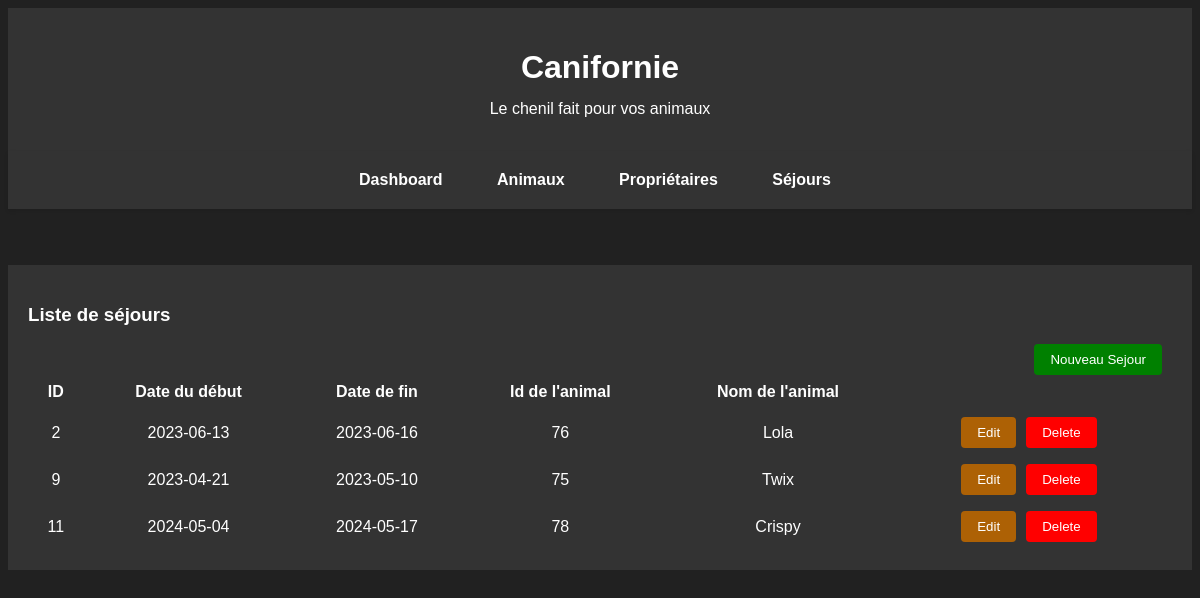
Before: /sejours with the older database file.
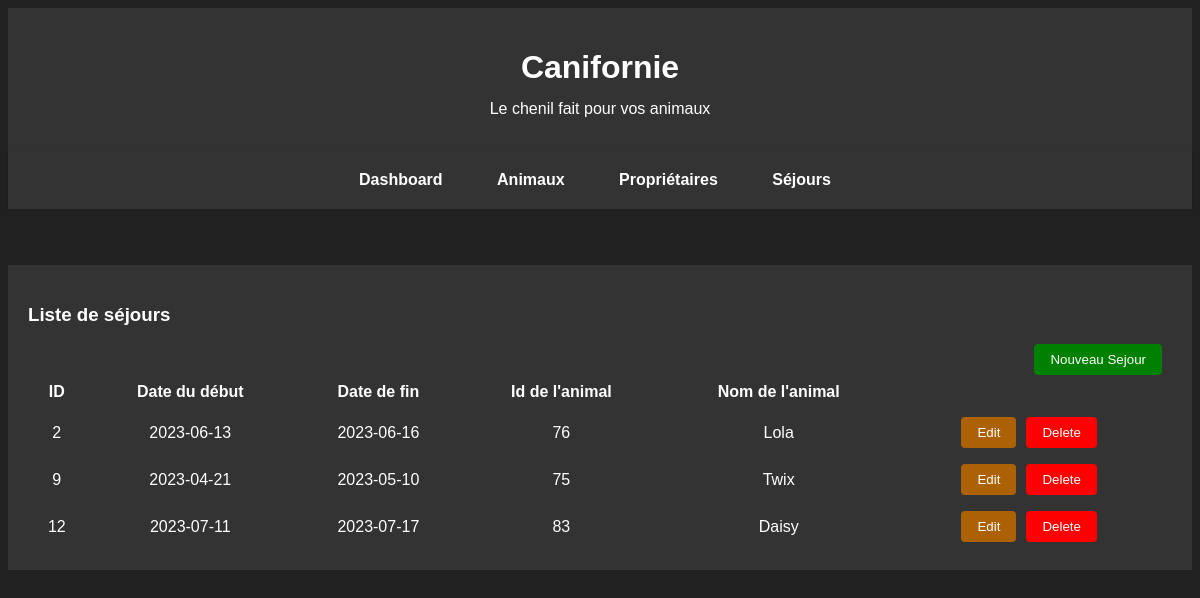
After: the same page with the newer database file.
### tables this page shows
CREATE TABLE IF NOT EXISTS `sejours` (
  `Id` int NOT NULL AUTO_INCREMENT,
  `DateDebut` date DEFAULT NULL,
  `DateFin` date DEFAULT NULL,
  `AnimalId` int DEFAULT NULL,
  PRIMARY KEY (`Id`),
  KEY `AnimalId` (`AnimalId`)
);

CREATE TABLE IF NOT EXISTS `animaux` (
  `Id` int NOT NULL AUTO_INCREMENT,
  `Nom` varchar(50) DEFAULT NULL,
  `Sexe` varchar(10) DEFAULT NULL,
  `Sterilise` tinyint(1) DEFAULT NULL,
  `DateNaiss` date DEFAULT NULL,
  `NumeroId` varchar(20) DEFAULT NULL,
  `ProprietaireId` int NOT NULL,
  PRIMARY KEY (`Id`),
  KEY `ProprietaireId` (`ProprietaireId`)
);

### controllers/SejourController.php (called while the page is built, shortened)
<?php
class SejourController {
    public function index ($sejour) {
        $sejours = Sejour::all();
        include '../views/sejours/S_list.php';
    }
}

### router.php (called while the page is built, shortened)
<?php
class Router {
    private $data;
    private $action = false;
    private $id = false;
    public function __construct ($url) {
        $this->post = $_POST;
        $this->get = $_GET;
        $this->data = count($this->post) ? $this->post : $this->get;
        $this->run();
    }
    private function detect_action () {
        return $this->action = "index";
    }
    private function run () {
        $this->controller = new $this->controller();
        return $this->controller->{$this->action}($this->id, $this->data);
    }
}

### public/index.php (called while the page is built, shortened)
<?php
$router = new Router($_SERVER["REQUEST_URI"]);

### models/dao/DAO.php (called while the page is built, shortened)
<?php
abstract class DAO {
    protected $table;
    public function __construct ($table) {
        $this->table = $table;
    }
    public function connect () {
        $this->db = new PDO('mysql:host=localhost;dbname=canifornie', 'root', '');
        $this->db->setAttribute(PDO::ATTR_ERRMODE, PDO::ERRMODE_EXCEPTION);
    }
    public function fetch ($id) {
        $statement = $this->db->prepare("SELECT * FROM {$this->table} WHERE id = ?");
        try {
            $statement->execute([$id]);
            $result = $statement->fetch(PDO::FETCH_ASSOC);
            if ($result) {
                return $this->create($result);
            }
            return false;
        } catch (PDOException $exception) {
            var_dump($exception);
        }
    }
    public function fetch_all() {
        $statement = $this->db->prepare("SELECT * FROM {$this->table}");
        try {
            $statement->execute();
            $results = $statement->fetchAll(PDO::FETCH_ASSOC);
            if ($results) {
                $list = array();
                foreach($results as $result) {
                    array_push($list, $this->create($result));
                }
                return $list;
            }
            return false;
        } catch (PDOException $exception) {
            var_dump($exception);
        }
    }
}

### models/entities/Entity.php (called while the page is built, shortened)
<?php
abstract class Entity {
    public function __get ($prop) {
        if (property_exists($this, $prop)) {
            return $this->$prop;
        }
    }
    public static function all () {
        return (new static::$dao)->fetch_all();
    }
}

### models/dao/SejourDAO.php (called while the page is built, shortened)
<?php
class SejourDAO extends DAO {
public function create ($data) {
    return new Sejour(
        $data["DateDebut"] ?? false,
        $data["DateFin"] ?? false,
        $data["AnimalId"] ?? false,
        $data["Id"] ?? false
    );
}
}

### models/entities/Sejour.php (called while the page is built, shortened)
<?php
class Sejour extends Entity {
    public function __construct ($datedebut, $datefin, $animalid, $id =  false) {
        $this->datedebut = $datedebut;
        $this->datefin = $datefin;
        $this->animalid = $animalid;
        $this->id = $id;
    }
}

### models/dao/AnimalDAO.php (called while the page is built, shortened)
<?php
class AnimalDAO extends DAO {
    public function create($data) {
        return new Animal(
            $data["Nom"] ?? false,
            $data["Sexe"] ?? false,
            $data["Sterilise"] ?? false,
            $data["DateNaiss"] ?? false,
            $data["NumeroId"] ?? false,
            $data["ProprietaireId"] ?? false,
            $data["Id"] ?? false
        );
    }
}

### models/entities/Animal.php (called while the page is built, shortened)
<?php
class Animal extends Entity {
    public function __construct($nom, $sexe, $sterilise, $datenaiss, $numeroid, $proprietaireid, $id = false) {
        $this->nom = $nom;
    }
}

### views/sejours/S_list.php (the view)
<?php include('../views/layout/top.php'); ?>
<h3>Liste de séjours</h3>
<button class="xhr sejour create">Nouveau Sejour</button>
<br>
<table>
    <thead>
        <tr>
            <th>ID</th>
            <th>Date du début</th>
            <th>Date de fin</th>
            <th>Id de l'animal</th>
            <th>Nom de l'animal</th>
        </tr>
    </thead>
    <tbody>
        <?php foreach($sejours as $sejour): ?>
            <tr>
                <td><?= $sejour->id; ?></td>
                <td><?= $sejour->datedebut; ?></td>
                <td><?= $sejour -> datefin; ?></td>
                <td><?= $sejour -> animalid; ?></td>
                <td>
                <?php
                $animalDAO = new AnimalDAO();
                $animal = $animalDAO->fetch($sejour->animalid);
                echo $animal->nom;
                ?>
            </td>
                <td><button class="xhr sejour edit" _id="<?= $sejour->id; ?>">Edit</button><button class="xhr sejour delete" _id="<?= $sejour->id; ?>">Delete</button></td>
            </tr>
        <?php endforeach; ?>
    </tbody>
</table>
<?php include('../views/layout/bottom.php'); ?>

### views/layout/top.php (shortened to what this page needs)
<!DOCTYPE html>
<html lang="en">
    <head>
        <link rel="stylesheet" href="\css\styles.css">
    </head>
    <body>
        <header id="header">
            <h1>Canifornie</h1>
            <h2>Le chenil fait pour vos animaux</h2>
        </header>
        <nav id="main-nav">
            <a href="dashboard">Dashboard</a>
            <a href="animaux">Animaux</a>
            <a href="proprietaires">Propriétaires</a>
            <a href="sejours">Séjours</a>
        </nav>
        <br><br>
        <div class="content" id="main-content">

### views/layout/bottom.php (shortened to what this page needs)
</div>
    </body>
</html>

### public/css/styles.css (style rules this page uses)
body { font-family: Arial, sans-serif; background-color: #212121; color: #fff; }
#header { background-color: #333; color: #fff; padding: 20px; text-align: center; }
#header h1 { font-size: 32px; margin-bottom: 10px; }
#header h2 { font-size: 16px; font-weight: normal; }
#main-nav { background-color: #333; padding: 10px 20px; margin-bottom: 20px; box-shadow: 0 2px 4px rgba(0, 0, 0, 0.1); text-align: center; }
#main-nav a { display: inline-block; padding: 10px 20px; margin-right: 10px; color: #fff; font-weight: bold; transition: background-color 0.3s ease; text-decoration: none; }
.content { background-color: #333; padding: 20px; }
table { width: 100%; border-collapse: collapse; }
table th, table td { padding: 8px; border: 1px solid #555; }
button.xhr { padding: 8px 16px; margin-right: 10px; background-color: #555; color: #fff; border: none; border-radius: 4px; cursor: pointer; transition: background-color 0.3s ease; }
button.delete { background-color: red; }
button.edit { background-color: rgb(173, 97, 5); }
button.create { background-color: green; float: inline-end; }
table { border-collapse: collapse; margin: 0 auto; }
table th, table td { text-align: center; padding: 8px; border: none; background-color: transparent; color: #fff; white-space: nowrap; }

Changed rows visible on the page:
removed sejours: Id "11", DateDebut "2024-05-04", DateFin "2024-05-17", AnimalId "78", AnimalId.Nom "Crispy"
added sejours: Id "12", DateDebut "2023-07-11", DateFin "2023-07-17", AnimalId "83", AnimalId.Nom "Daisy"
